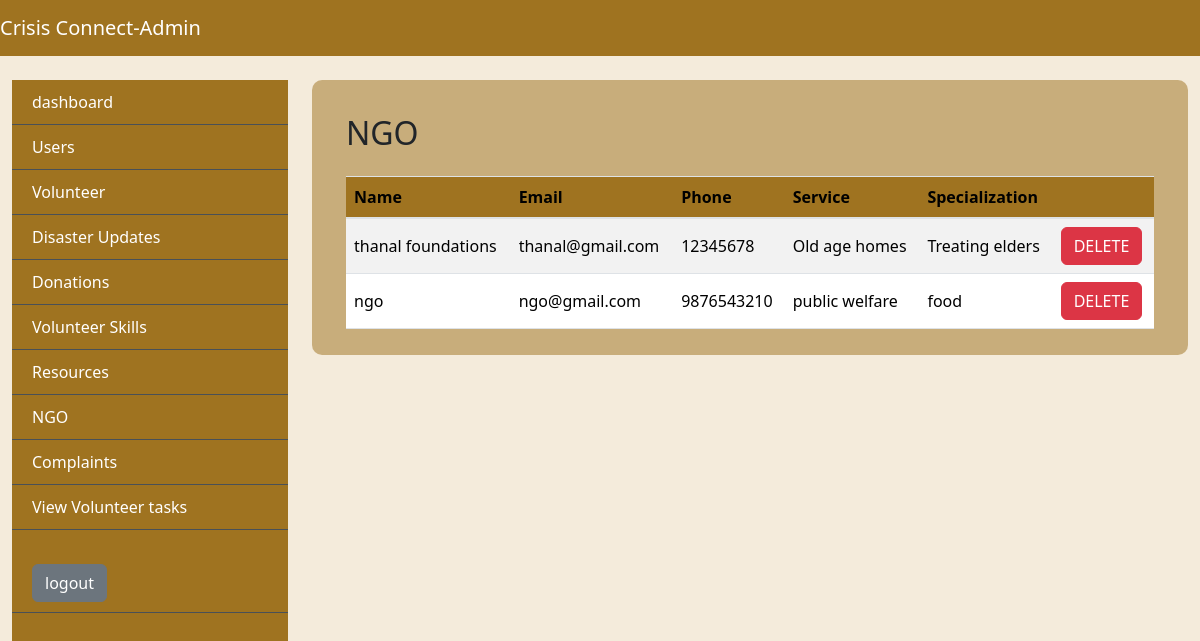
The app's page /ManageNGO with its own data.
### app/models.py (models this page shows)
class NGOTable(models.Model):
    LOGIN = models.ForeignKey(LoginTable, on_delete=models.CASCADE)
    Name= models.CharField(max_length=30, null=True, blank=True)
    Email= models.CharField(max_length=20, null=True, blank=True)
    Phone= models.BigIntegerField(null=True, blank=True)
    Service= models.CharField(max_length=20, null=True, blank=True)
    Specialization= models.CharField(max_length=20, null=True, blank=True)

### app/views.py (the view)
# urls.py: path('ManageNGO', ManageNGO.as_view(), name="addnmanageNGO"),
class ManageNGO(View):
    def get(self, request):
        obj=NGOTable.objects.all()
        return render(request, "administrator/AddnManageNGO.html",{'val':obj})

### templates/administrator/addnmanageNGO.html
{% extends 'administrator/base.html' %}
{%block body%}
<div class="tbl-div">
  <div class="content container-fluid">
      <div class="container-fluid mt-4">
          <h2 class="mb-4">NGO</h2>
          <div class="table-responsive">
            <table class="table user-table table-striped">
              <thead>
                <tr>
                  <th>Name</th>
                  <th>Email</th>
                  <th>Phone</th>
                  <th>Service</th>
                  <th>Specialization</th>
                  <th></th>
                </tr>
              </thead>
              <tbody>
                {%for i in val%}
                <tr>
                  <td>{{i.Name}}</td>
                  <td>{{i.Email}}</td>
                  <td>{{i.Phone}}</td>
                  <td>{{i.Service}}</td>
                  <td>{{i.Specialization}}</td>
                  <td><a href="delete_ngo/{{i.LOGIN.id}}" class="btn btn-danger" onclick="return confirm('are you sure to delete this user?')">DELETE</a></td>
                </tr>
                {%endfor%}
              </tbody>
            </table>
          </div>
        </div>
  </div>
</div>
{%endblock%}

### static/css/baseStyle.css (style rules this page uses)
:root { --bg-color: #f4ebdb; --bg-color2: #9f7320; --bg-color-hover: #5d400a; --border-color: #495057; --danger-bg-color:#dc3545; --text-color1: #333; --text-color2:#fff; --text-color3:#484a4a; --table-td-color:#00ADB5; --accept-color:#28a745; --view-color:#065bb6; }
* { margin: 0; padding: 0; box-sizing: border-box; }
body { background-color: var(--bg-color); }
.tbl-div { width: 100%; padding: 10px; background-color: #9f732082; border-radius: 10px; }
.user-table th, .user-table td { vertical-align: middle; }
.user-table th { font-weight: bold; background-color: var(--bg-color2); }
.user-table th { font-weight: bold; }
a { text-decoration: none; color: var(--text-color2); }
:root { --progress-bar-width: 50px; --progress-bar-height: 50px; --font-size: 15px; }

### records on screen
NGOTable: Name "thanal foundations", Email "thanal@gmail.com", Phone "12345678", Service "Old age homes", Specialization "Treating elders"
NGOTable: Name "ngo", Email "ngo@gmail.com", Phone "9876543210", Service "public welfare", Specialization "food"
